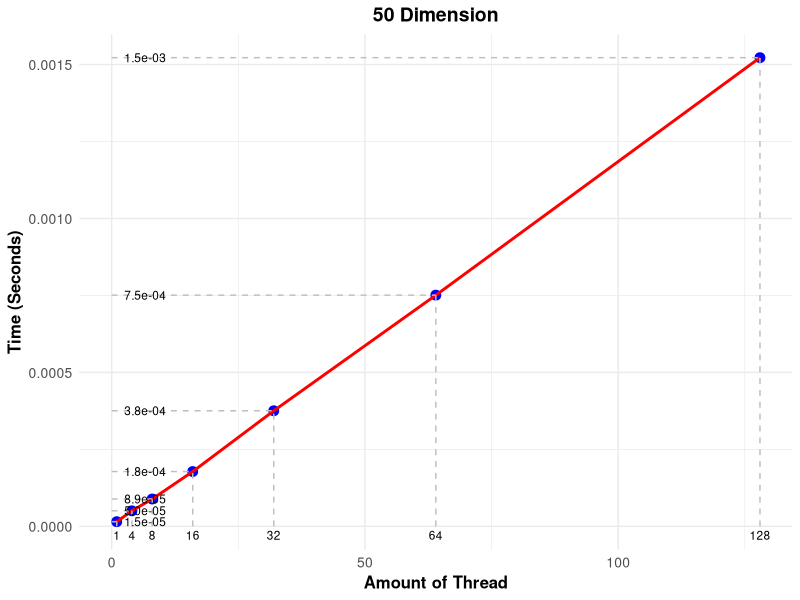
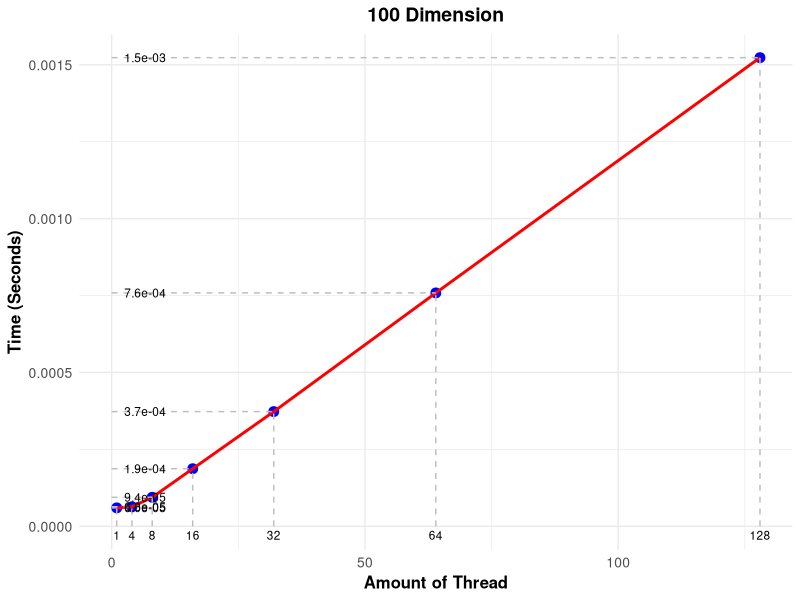
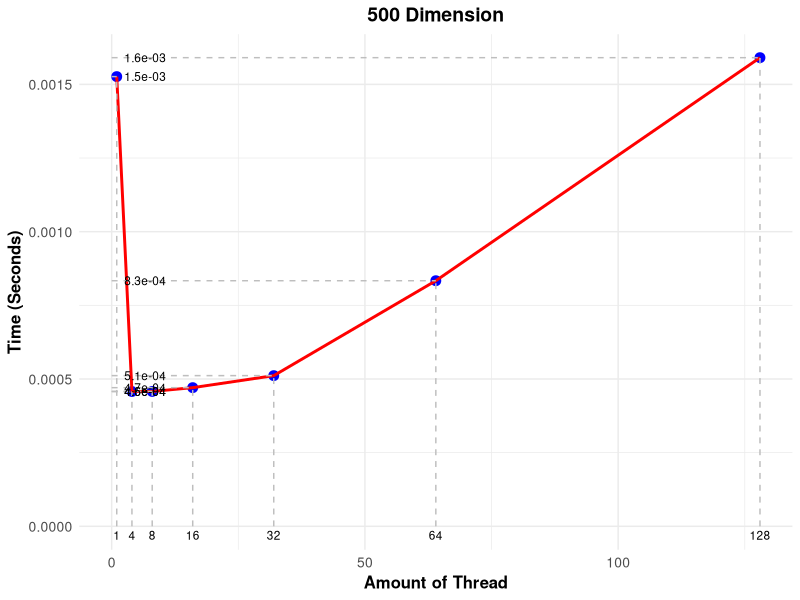
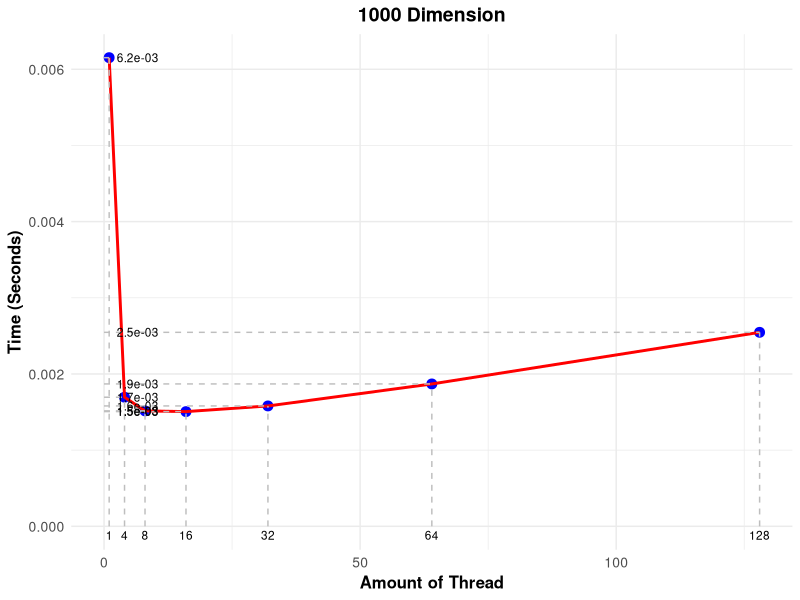
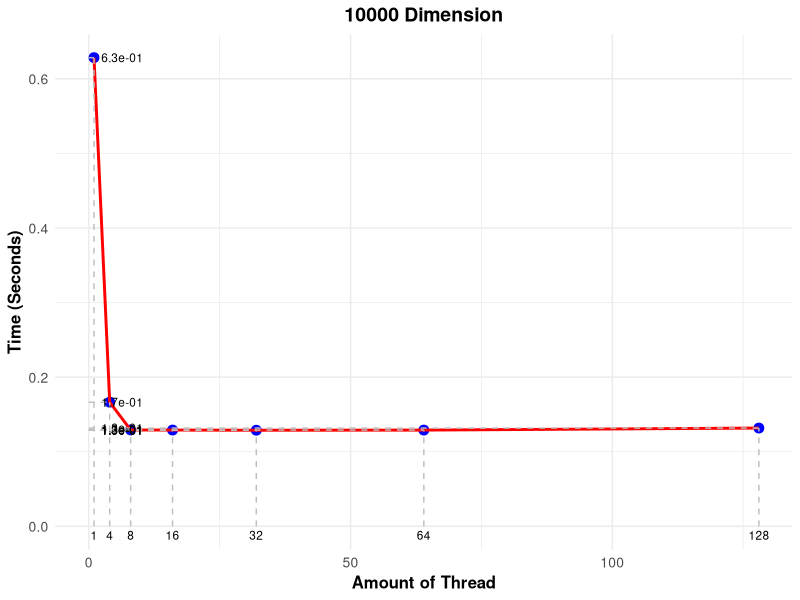
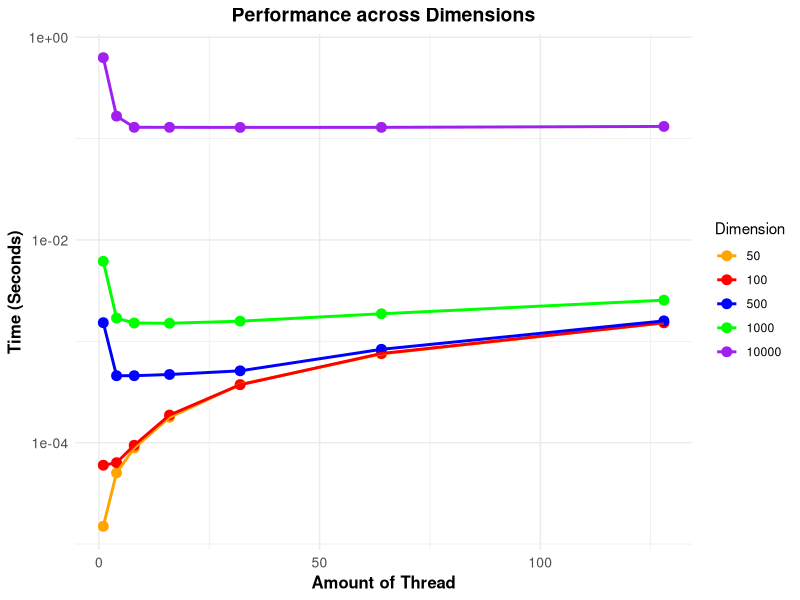

The R script that drew these images, in order:
library(ggplot2)

# 50 
points_list <- list(c(1, 1.49585e-05), c(4, 5.0312e-05), c(8, 8.86455e-05), c(16, 0.000177855), c(32, 0.000375271),c(64,0.000750833),c(128,0.00152231))
points_df <- data.frame(
  x = sapply(points_list, function(point) point[1]),
  y = sapply(points_list, function(point) point[2])
)

ggplot(data = points_df, aes(x = x, y = y)) +
  geom_point(color = "blue", size = 3) +
  geom_line(color = "red", size = 1) +
  geom_segment(aes(x = x, xend = x, y = 0, yend = y), 
               linetype = "dashed", color = "gray") + 
  geom_segment(aes(x = 0, xend = x, y = y, yend = y), 
               linetype = "dashed", color = "gray") + 
  geom_text(aes(x = x, y = 0, label = round(x, 1)), 
            vjust = 1.5, size = 3, color = "black") +
  geom_text(aes(x = 0, y = y, label = format(y, scientific = TRUE, digits = 2)), 
            hjust = -0.3, size = 3, color = "black") +
  ggtitle("50 Dimension") +
  xlab("Amount of Thread") +
  ylab("Time (Seconds)") +
  theme_minimal() +
  theme(
    plot.title = element_text(hjust = 0.5, size = 14, face = "bold"),
    axis.title.x = element_text(size = 12, face = "bold"),
    axis.title.y = element_text(size = 12, face = "bold"),
    axis.text = element_text(size = 10)
  )

# 100
points_list <- list(c(1, 5.9917e-05), c(4, 6.3479e-05), c(8, 9.4229e-05), c(16, 0.000187146), c(32, 0.000372791),c(64,0.00075848),c(128,0.00152296))
points_df <- data.frame(
  x = sapply(points_list, function(point) point[1]),
  y = sapply(points_list, function(point) point[2])
)

ggplot(data = points_df, aes(x = x, y = y)) +
  geom_point(color = "blue", size = 3) +
  geom_line(color = "red", size = 1) +
  geom_segment(aes(x = x, xend = x, y = 0, yend = y), 
               linetype = "dashed", color = "gray") + 
  geom_segment(aes(x = 0, xend = x, y = y, yend = y), 
               linetype = "dashed", color = "gray") + 
  geom_text(aes(x = x, y = 0, label = round(x, 1)), 
            vjust = 1.5, size = 3, color = "black") +
  geom_text(aes(x = 0, y = y, label = format(y, scientific = TRUE, digits = 2)), 
            hjust = -0.3, size = 3, color = "black") +
  ggtitle("100 Dimension") +
  xlab("Amount of Thread") +
  ylab("Time (Seconds)") +
  theme_minimal() +
  theme(
    plot.title = element_text(hjust = 0.5, size = 14, face = "bold"),
    axis.title.x = element_text(size = 12, face = "bold"),
    axis.title.y = element_text(size = 12, face = "bold"),
    axis.text = element_text(size = 10)
  )

# 500
points_list <- list(c(1, 0.00152637), c(4, 0.000457479), c(8, 0.00045775), c(16, 0.000470625), c(32, 0.000511392),c(64,0.000833583),c(128,0.00159069))
points_df <- data.frame(
  x = sapply(points_list, function(point) point[1]),
  y = sapply(points_list, function(point) point[2])
)

ggplot(data = points_df, aes(x = x, y = y)) +
  geom_point(color = "blue", size = 3) +
  geom_line(color = "red", size = 1) +
  geom_segment(aes(x = x, xend = x, y = 0, yend = y), 
               linetype = "dashed", color = "gray") + 
  geom_segment(aes(x = 0, xend = x, y = y, yend = y), 
               linetype = "dashed", color = "gray") + 
  geom_text(aes(x = x, y = 0, label = round(x, 1)), 
            vjust = 1.5, size = 3, color = "black") +
  geom_text(aes(x = 0, y = y, label = format(y, scientific = TRUE, digits = 2)), 
            hjust = -0.3, size = 3, color = "black") +
  ggtitle("500 Dimension") +
  xlab("Amount of Thread") +
  ylab("Time (Seconds)") +
  theme_minimal() +
  theme(
    plot.title = element_text(hjust = 0.5, size = 14, face = "bold"),
    axis.title.x = element_text(size = 12, face = "bold"),
    axis.title.y = element_text(size = 12, face = "bold"),
    axis.text = element_text(size = 10)
  )
#1000
points_list <- list(c(1, 0.00615265), c(4, 0.00169456), c(8, 0.00151502), c(16, 0.00150579), c(32,  0.00158002),c(64,0.00186902),c(128,0.00254665))
points_df <- data.frame(
  x = sapply(points_list, function(point) point[1]),
  y = sapply(points_list, function(point) point[2])
)

ggplot(data = points_df, aes(x = x, y = y)) +
  geom_point(color = "blue", size = 3) +
  geom_line(color = "red", size = 1) +
  geom_segment(aes(x = x, xend = x, y = 0, yend = y), 
               linetype = "dashed", color = "gray") + 
  geom_segment(aes(x = 0, xend = x, y = y, yend = y), 
               linetype = "dashed", color = "gray") + 
  geom_text(aes(x = x, y = 0, label = round(x, 1)), 
            vjust = 1.5, size = 3, color = "black") +
  geom_text(aes(x = 0, y = y, label = format(y, scientific = TRUE, digits = 2)), 
            hjust = -0.3, size = 3, color = "black") +
  ggtitle("1000 Dimension") +
  xlab("Amount of Thread") +
  ylab("Time (Seconds)") +
  theme_minimal() +
  theme(
    plot.title = element_text(hjust = 0.5, size = 14, face = "bold"),
    axis.title.x = element_text(size = 12, face = "bold"),
    axis.title.y = element_text(size = 12, face = "bold"),
    axis.text = element_text(size = 10)
  )


#10000
points_list <- list(c(1, 0.628312), c(4, 0.166367), c(8, 0.129171), c(16, 0.129042), c(32,  0.128808),c(64,0.128999),c(128,0.131718))
points_df <- data.frame(
  x = sapply(points_list, function(point) point[1]),
  y = sapply(points_list, function(point) point[2])
  )

  ggplot(data = points_df, aes(x = x, y = y)) +
    geom_point(color = "blue", size = 3) +
    geom_line(color = "red", size = 1) +
    geom_segment(aes(x = x, xend = x, y = 0, yend = y), 
                 linetype = "dashed", color = "gray") + 
    geom_segment(aes(x = 0, xend = x, y = y, yend = y), 
                 linetype = "dashed", color = "gray") + 
    geom_text(aes(x = x, y = 0, label = round(x, 1)), 
              vjust = 1.5, size = 3, color = "black") +
    geom_text(aes(x = 0, y = y, label = format(y, scientific = TRUE, digits = 2)), 
              hjust = -0.3, size = 3, color = "black") +
    ggtitle("10000 Dimension") +
    xlab("Amount of Thread") +
    ylab("Time (Seconds)") +
    theme_minimal() +
    theme(
      plot.title = element_text(hjust = 0.5, size = 14, face = "bold"),
      axis.title.x = element_text(size = 12, face = "bold"),
      axis.title.y = element_text(size = 12, face = "bold"),
      axis.text = element_text(size = 10)
    )


  

  points_list <- list(
    list(c(1, 1.49585e-05), c(4, 5.0312e-05), c(8, 8.86455e-05), c(16, 0.000177855), c(32, 0.000375271), c(64, 0.000750833), c(128, 0.00152231), "50"),
    list(c(1, 5.9917e-05), c(4, 6.3479e-05), c(8, 9.4229e-05), c(16, 0.000187146), c(32, 0.000372791), c(64, 0.00075848), c(128, 0.00152296), "100"),
    list(c(1, 0.00152637), c(4, 0.000457479), c(8, 0.00045775), c(16, 0.000470625), c(32, 0.000511392), c(64, 0.000833583), c(128, 0.00159069), "500"),
    list(c(1, 0.00615265), c(4, 0.00169456), c(8, 0.00151502), c(16, 0.00150579), c(32, 0.00158002), c(64, 0.00186902), c(128, 0.00254665), "1000"),
    list(c(1, 0.628312), c(4, 0.166367), c(8, 0.129171), c(16, 0.129042), c(32, 0.128808), c(64, 0.128999), c(128, 0.131718), "10000")
  )
  
  points_df <- do.call(rbind, lapply(points_list, function(dim_data) {
    dimension <- tail(dim_data, 1)[[1]]  
 
    points <- head(dim_data, -1)  
    
   
    do.call(rbind, lapply(points, function(point) {
      data.frame(x = point[1], y = point[2], dimension = dimension)
    }))
  }))

  points_df$dimension <- factor(points_df$dimension, levels = c("50" ,"100", "500", "1000", "10000"))
  

  ggplot(data = points_df, aes(x = x, y = y, color = dimension, group = dimension)) +
    geom_point(size = 3) + 
    geom_line(size = 1) +   
    ggtitle("Performance across Dimensions") +
    xlab("Amount of Thread") +
    ylab("Time (Seconds)") +
  scale_y_log10() +
    theme_minimal() +
    theme(
      plot.title = element_text(hjust = 0.5, size = 14, face = "bold"), 
      axis.title.x = element_text(size = 12, face = "bold"),
      axis.title.y = element_text(size = 12, face = "bold"),
      axis.text = element_text(size = 10)
    ) +
    scale_color_manual(values = c("50" = "orange" , "100" = "red", "500" = "blue", "1000" = "green", "10000" = "purple")) +
    labs(color = "Dimension")
  









